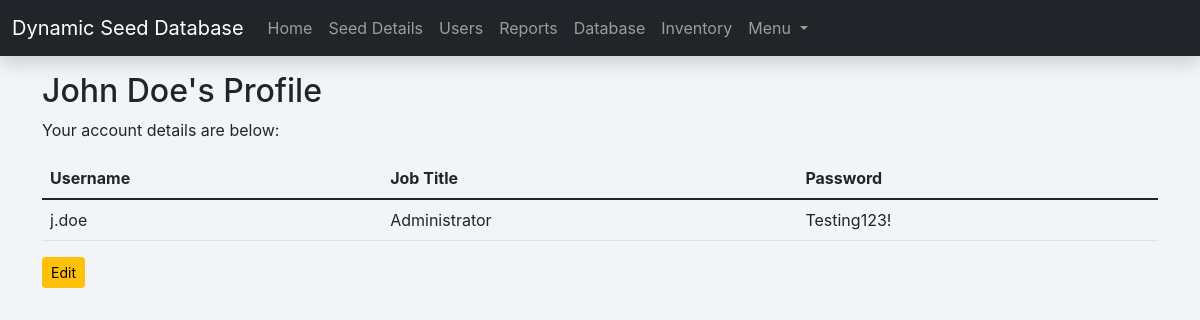
The app's page /profile.php (signed in) with its own data.
### tables this page shows
CREATE TABLE `user` (
  `id` int(6) NOT NULL,
  `username` varchar(30) NOT NULL,
  `full_name` varchar(30) NOT NULL,
  `birth_date` date NOT NULL,
  `email_address` varchar(50) NOT NULL,
  `password` varchar(100) NOT NULL,
  `user_type` varchar(15) NOT NULL,
  `isAdmin` varchar(3) NOT NULL
);

### profile.php (the view, shortened to what this page needs)
<?php
$DATABASE_HOST = 'localhost';
$DATABASE_USER = 'phpmyadmin';
$DATABASE_PASS = 'root';
$DATABASE_NAME = 'dynamic_seed_management';
$con = mysqli_connect($DATABASE_HOST, $DATABASE_USER, $DATABASE_PASS, $DATABASE_NAME);
$stmt = $con->prepare('SELECT password, isAdmin, user_type, full_name, username FROM user WHERE id = ?');
$stmt->bind_param('i', $_SESSION['id']);
$stmt->execute();
$stmt->bind_result($password, $isAdmin, $user_type, $full_name, $username);
?>
<!DOCTYPE html>
<html>
	<head>
		<link href="style.css" rel="stylesheet" type="text/css">
		<link rel="stylesheet" href="https://use.fontawesome.com/releases/v5.7.1/css/all.css">
    	<link href="https://cdn.jsdelivr.net/npm/bootstrap@5.1.3/dist/css/bootstrap.min.css"
			  rel="stylesheet"
>
	</head>
	<body class="loggedin">
		<nav class="navbar navbar-expand-lg navbar-dark bg-dark shadow">
		  <div class="container-fluid">
			<a class="navbar-brand" href="#">Dynamic Seed Database</a>
			<div class="collapse navbar-collapse" id="navbarNavDropdown">
			  <ul class="navbar-nav">
				<li class="nav-item">
				  <a class="nav-link" aria-current="page" href="home.php">Home</a>
				</li>
				<li class="nav-item">
				  <a class="nav-link" href="seed-page.php">Seed Details</a>
				</li>
				<?php
				if ($isAdmin == 'yes') {
				echo  '<li class="nav-item active"><a class="nav-link" href="users.php">Users</a></li>',
					  '<li class="nav-item"><a class="nav-link" href="alert-and-report.php">Reports</a></li>';
				} ?>
				  <li class="nav-item"><a class="nav-link" href="seed-database.php">Database</a></li>
				<li class="nav-item">
				  <a class="nav-link" href="inventory.php">Inventory</a>
				</li>
				<li class="nav-item dropdown">
				  <a class="nav-link dropdown-toggle" href="#" id="navbarDropdownMenuLink" role="button" data-bs-toggle="dropdown" aria-expanded="false">
					Menu
				  </a>
				</li>
			  </ul>
			</div>
		  </div>
		</nav>
		<div class="mt-3">
			<div class="container">
				<h2><?=$full_name?>'s Profile</h2>
				<p>Your account details are below:</p>
				<table class="table">
					<thead>
					<tr>
					<th scope="col">Username</th>
					<th scope="col">Job Title</th>
					<th scope="col">Password</th>
					</tr>
					</thead>
					<tbody>
					<tr>
					<td><?=$_SESSION['username']?></td>
					<td><?=$user_type?></td>
					<td><?=$password?></td>
					</tr>
					</tbody>
				</table>
				<a href="edit.php?id=<?php echo $_SESSION["id"]; ?>" class="btn btn-warning btn-sm" tabindex="-1" role="button">Edit</a>
			</div>
		</div>
	</body>
</html>

### style.css (style rules this page uses)
* { box-sizing: border-box; font-family: -apple-system, BlinkMacSystemFont, "segoe ui", roboto, oxygen, ubuntu, cantarell, "fira sans", "droid sans", "helvetica neue", Arial, sans-serif; font-size: 16px; -webkit-font-smoothing: antialiased; -moz-osx-font-smoothing: grayscale; }
body { background-color: #212529; }
body.loggedin { background-color: #f3f4f7; }

### records on screen
user: full_name "John Doe", user_type "Administrator", password "Testing123!"

### other values on screen
$_SESSION['username'] "j.doe"
